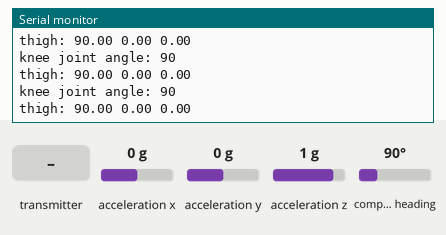
Recording of a sketch running on a simulated ESP32. Parts: the last lines printed to the serial monitor. The test bench sets the inputs (shaded band); at power-on: acceleration x 0 g, acceleration y 0 g, acceleration z 1 g, compass heading 90°.

Above: at 2.8 s.
2.9 s: the transmitter starts sending id = 0
At 3.07 s:
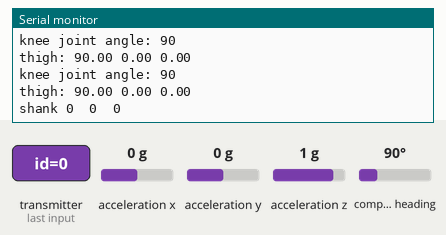
4.9 s: acceleration x set to -1.4 g
At 5.33 s:
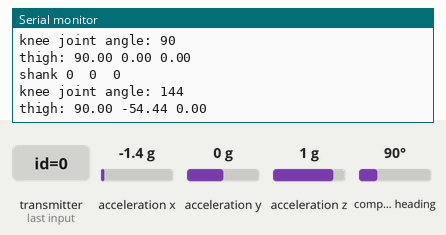
6.4 s: the transmitter starts sending x = 1024
At 6.58 s:
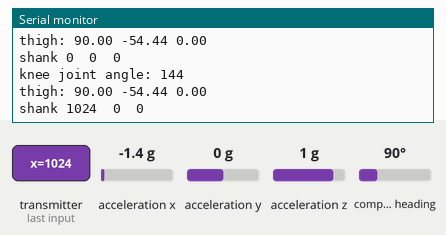
7.9 s: the transmitter starts sending y = 1024
At 8.09 s:
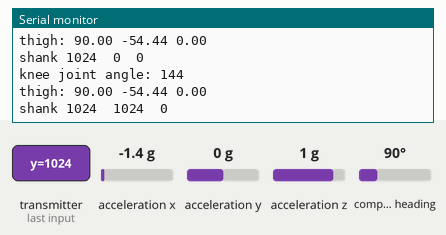
9.4 s: the transmitter starts sending z = 1024
At 9.59 s:
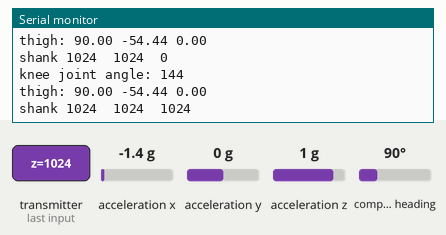
10.9 s: acceleration y set to -1.4 g
At 11.6 s:
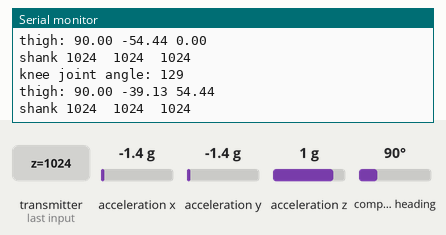
Timing chart, 0 to 13.4 s (numbered marks = the images above; inputs shaded):
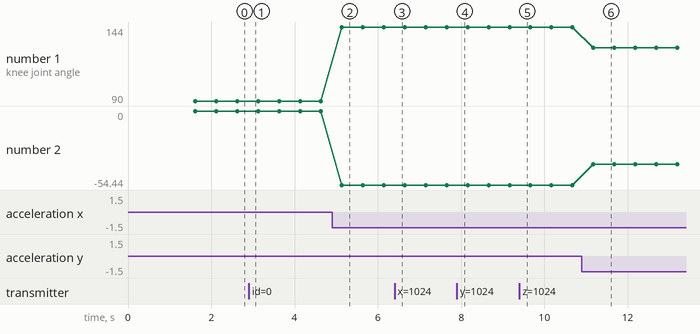

Measured:
- after the input at 2.9 s, the serial monitor: prints a new line at once (image 1)
- after the input at 4.9 s, the serial monitor: prints a new line after 0.24 s (image 2)
- after the input at 6.4 s, the serial monitor: prints a new line at once (image 3)
- after the input at 7.9 s, the serial monitor: prints a new line at once (image 4)
- after the input at 9.4 s, the serial monitor: prints a new line at once (image 5)
- after the input at 10.9 s, the serial monitor: prints a new line after 0.27 s (image 6)
- plotted number 1: 90 → 144 after the input at 4.9 s, 144 → 129 after the input at 10.9 s
- plotted number 2: 0 → -54.44 after the input at 4.9 s, -54.44 → -39.13 after the input at 10.9 s

The sketch:

rom1.ino
```cpp
//src from https://randomnerdtutorials.com/esp-now-many-to-one-esp32/

#include <Wire.h>
#include <Adafruit_Sensor.h>
#include <Adafruit_BNO055.h>
#include <utility/imumaths.h>
#include <WiFi.h>
#include <esp_now.h>
#define BNO055_SAMPLERATE_DELAY_MS (100)

Adafruit_BNO055 bno = Adafruit_BNO055(55);


// This is the receiver ESP32 --> Master 1420 usb left


// Must match the sender structure
typedef struct struct_message {
  int id;
  int x;
  int y;
  int z;
}struct_message;

// Create a struct_message called thigh_data
struct_message thigh_data;

// Create a structure to hold the readings from each board
struct_message board1_thigh_thigh;

// Create an array with all the structures
struct_message boardsStruct[1] = {board1_thigh_thigh};

// callback function that will be executed when data is received
void OnDataRecv(const uint8_t * mac_addr, const uint8_t *incomingData, int len) {

  // get board macAdress
  char macStr[18];
  //Serial.print("Packet received from: ");
  snprintf(macStr, sizeof(macStr), "%02x:%02x:%02x:%02x:%02x:%02x",
           mac_addr[0], mac_addr[1], mac_addr[2], mac_addr[3], mac_addr[4], mac_addr[5]);
  //Serial.println(macStr);


  memcpy(&thigh_data, incomingData, sizeof(thigh_data));
  //Serial.printf("Board ID %u: %u bytes\n", thigh_data.id, len);
  // Update the structures with the new incoming data
  boardsStruct[thigh_data.id-1].x = thigh_data.x;
  boardsStruct[thigh_data.id-1].y = thigh_data.y;
  boardsStruct[thigh_data.id-1].z = thigh_data.z;
  Serial.printf("shank %d ", boardsStruct[thigh_data.id-1].x);
  Serial.printf(" %d ", boardsStruct[thigh_data.id-1].y);
  Serial.printf(" %d ", boardsStruct[thigh_data.id-1].z);
  Serial.println();
}


void displaySensorDetails(void)
{
  sensor_t sensor;
  bno.getSensor(&sensor);
  Serial.println("------------------------------------");
  Serial.print  ("Sensor:       "); Serial.println(sensor.name);
  Serial.print  ("Driver Ver:   "); Serial.println(sensor.version);
  Serial.print  ("Unique ID:    "); Serial.println(sensor.sensor_id);
  Serial.print  ("Max Value:    "); Serial.print(sensor.max_value); Serial.println(" xxx");
  Serial.print  ("Min Value:    "); Serial.print(sensor.min_value); Serial.println(" xxx");
  Serial.print  ("Resolution:   "); Serial.print(sensor.resolution); Serial.println(" xxx");
  Serial.println("------------------------------------");
  Serial.println("");
  delay(500);

}

void displaySensorStatus(void)
{
  /* Get the system status values (mostly for debugging purposes) */
  uint8_t system_status, self_test_results, system_error;
  system_status = self_test_results = system_error = 0;
  bno.getSystemStatus(&system_status, &self_test_results, &system_error);

  /* Display the results in the Serial Monitor */
  Serial.println("");
  Serial.print("System Status: 0x");
  Serial.println(system_status, HEX);
  Serial.print("Self Test:     0x");
  Serial.println(self_test_results, HEX);
  Serial.print("System Error:  0x");
  Serial.println(system_error, HEX);
  Serial.println("");
  delay(100);

}

void setup() {
  // put your setup code here, to run once:
Serial.begin(115200);
Serial.println("Orientation Sensor Test"); Serial.println("");
Wire.begin();
if(!bno.begin())
{
  /* There was a problem detecting the BNO055 ... check your connections */
  Serial.print("Ooops, no BNO055 detected ... Check your wiring or I2C ADDR!");
  while(1);
}
  delay(1000);

  /* Display some basic information on this sensor */
  displaySensorDetails();

  /* Optional: Display current status */
  displaySensorStatus();

  bno.setExtCrystalUse(true);

  Serial.println(WiFi.macAddress());
  //D8:A0:1D:5F:B6:FC


  //Set device as a Wi-Fi Station
  WiFi.mode(WIFI_STA);

  //Init ESP-NOW
  if (esp_now_init() != ESP_OK) {
    Serial.println("Error initializing ESP-NOW");
    return;
  }

  // Once ESPNow is successfully Init, we will register for recv CB to
  // get recv packer info
  esp_now_register_recv_cb(OnDataRecv);

}

int calculate_knee_angle(int thigh_y, int shank_z){
  // Thigh Y value located on the side of the thigh
  // Shank Z value located on the front of the shank

  //Serial.print("Thigh: "); Serial.print(thigh_y);
  //Serial.println("\nShank: "); Serial.print(shank_z);
  //Serial.println();

  //return thigh_y * -1 - (shank_z + 90)*-1;
  return (thigh_y - shank_z - 90) *-1;
}


// We call this function every time we detect heel strike
// vx is the initial velocity in the horizontal x direction
// accel_x is the horizontal x acceleration
// t is the time in seconds
int stride_length(int vx, int accel_x, int t){

  // d_x(t) = vx * t + 1/2 * a_x * t^2

  // Before moving our velocity is 0, but before calculating the stride length we keep updating the velocity
  // For acceleration, we will use the forward direction X?
  // We record the time from toe off to heel strike and obtain the acceleration and final velocity to calculate sride
  return vx * t + 1/2 * accel_x * pow(t, 2);
}

// Calculates the final velocity in the x direction
void velocity(int vx_o, int accel_x, int t){
  // V_f = initial_velocity + acceleration * time
  // return an int final velocity
}

void is_toe_off(){
  // src = https://www.physio-pedia.com/Gait#:~:text=Heel%20Strike%20(or%20initial%20contact,position%20then%20into%20plantar%20flexion.

  // check if knee angle is 35 - 40 deg
  // Check if plantar flexion is around 20 deg
  // Check if toe has left the ground, vertical acceleration?
  // if all true return true, else false
}

void is_heel_strike(){
  // Check if appropirate foot angle
  // return boolean
}


void swing_time(){
  // same as the toe off to heel strike time for stride length
}

void stance_time(){
  // full gait cycle - swing time
}

void loop() {

  // Access the variables for each board --> shank
  int board1_thighX = boardsStruct[0].x;
  int board1_thighY = boardsStruct[0].y;
  int board1_thighZ = boardsStruct[0].z;

  imu::Vector<3> shank_euler = bno.getVector(Adafruit_BNO055::VECTOR_EULER);
  imu::Vector<3> foot_accel = bno.getVector(Adafruit_BNO055::VECTOR_ACCELEROMETER);

  Serial.print("knee joint angle: "); Serial.print(calculate_knee_angle(shank_euler.y(), board1_thighZ));
  Serial.println();

  //  thigh angles
  Serial.print("\nthigh: "); Serial.print(shank_euler.x());
  Serial.print(" "); Serial.print(shank_euler.y());
  Serial.print(" "); Serial.print(shank_euler.z());
  Serial.println();

  /*
  Serial.print("X: ");
  Serial.print(foot_accel.x());
  Serial.print(" Y: ");
  Serial.print(foot_accel.y());
  Serial.print(" Z: ");
  Serial.print(foot_accel.z());
  Serial.print("\n");

  */

  /* Stride Length
   * if time = 0
   *    append x_acceleration to acceleration list
   * if foot is in toe off position
   *     calculate the velocity
   *     set time to 0
   * else if foot is in heel strike position
   *    record final time
   *    Average the acceleration list
   *    calculate the stride length using velocity obtained from toe off, average x acceleration, and final time
   *
   *    Calculate Swing Tme
        *  using the same time we got for a single stride length, calculate swing time

   *    set time = 0
   */


  delay(500);
}
```
